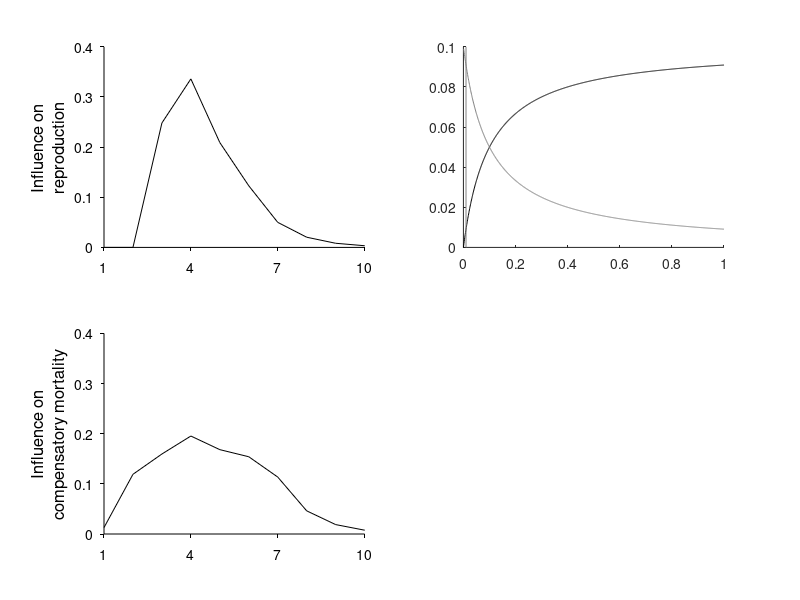

This chart was generated by the following MATLAB code: (Note: this script raises an error after producing the figure.)
function dd_eigenvalues

% Generic model to examine unstable 2T cycles

% Life history parameters for Dungeness crab (Hobbs & Botsford 1989)
A = 1:13; % Age classes
Wid = [40 120 150 180 210 240 repmat(240,[1,7])]; % carapace width of each age class
Wgt = Wid.^2.76; % mass as a function of width
SurvF = [repmat(0.2,1,3) repmat(0.9,1,9)]; % female age-specific survival
SurvM = [repmat(0.2,1,6) repmat(0.9,1,6)]; % male age-specific survival
SurvF = [1, cumprod(exp(-SurvF))]; % cumulative survival (female)
SurvM = [1, cumprod(exp(-SurvM))]; % cumulative survival (male)
Surv = mean([SurvF;SurvM]); % average survival across sexes
Eggs = Wgt; % fecundity is proportional to biomass
Eggs(A<3)=0; % exclude immature age classes

% Influence functions
Infl_c = Surv.*Wgt.^0.8; % Influence function of adult biomass on recruit cannibalism
Infl_b = SurvF.*Eggs; % % Influence function on reproduction
% Normalize:
Infl_b = Infl_b./sum(Infl_b);
Infl_c = Infl_c./sum(Infl_c);

%---------------------------------------------------------------
% FIGURE 1
% Illustrate the influence functions + K
figure(1)
clf
set(gcf,'units','cent','position',[10 10 18 10.5])

% Subplot 1: birth influence function
subplot(2,2,1)%
hold on
% plot components of Infl_b (not shown in book)
%plot(A,SurvF./sum(SurvF),'k-','color',[0.5 0.5 0.5])
%plot(A,Eggs./sum(Eggs),'k--','color',[0.5 0.5 0.5])
plot(A,Infl_b,'k')
set(gca,'tickdir','out','ticklength',[0.015 0.015])
set(gca,'ylim',[0 0.4],'ytick',0:0.1:0.4,'xlim',[1,10],'xtick',[1 4 7 10 ])
set(gca,'fontsize',10,'xcolor','k','ycolor','k')
ylabel({'Influence on';'reproduction'},'fontsize',12)

% Subplot2: compensation influence function
subplot(2,2,3)
hold on
% plot components of Infl_c (not shown in book)
%plot(A,Surv./sum(Surv),'k-','color',[0.5 0.5 0.5])
%WgtE = Wgt.^0.8;
%plot(A,WgtE./sum(WgtE),'k--','color',[0.5 0.5 0.5])
plot(A,Infl_c,'k-')
set(gca,'tickdir','out','ticklength',[0.015 0.015])
set(gca,'ylim',[0 0.4],'ytick',0:0.1:0.4,'xlim',[1,10],'xtick',[1 4 7 10])
set(gca,'fontsize',10,'xcolor','k','ycolor','k')
ylabel({'Influence on';'compensatory mortality'},'fontsize',12)

% Subplots 3-4; Do for both Ricker & Bev-Holt stock-recruit functions

% Choose plotting values at particular values of LEP
LEP = 1e2;
FLEPs = linspace(0.11,1,4);

% Subplot 3: B-H
a = 0.1; % initial slope
b = 1; % max density
N = 0:0.01:10; % range of starting densities
R = a*N./(1 + b.*N); % B-H function
X = linspace(0,1,length(R)); % abscissa values

% Find the equilibria to plot as vertical lines;
Rs = a/b - 1./(b*FLEPs*LEP);
Ns = Rs.*FLEPs;
K = -b .* Ns.*LEP./(1 + b.*Ns.*LEP);
Ks = -b .* N./(1 + b.*N);
for k = 1:length(K)
    K_ind(k) = find(min(abs(Ks-K(k)))==abs(Ks-K(k)));
end

subplot(2,2,2)
hold on
plot(X,R,'k-') % y-axis = recruitment
plot(X,R./N,'k-','color',[0.5 0.5 0.5]) % y-axis = survival
for k = 1:length(K) % plot vertical lines corresponding to the equilibria at representative values of K
    plot([X(K_ind(k)), X(K_ind(k))],[0, 0.1],'k-','color',[0.5 0.5 0.5],'linewidth',0.5)
text(X(K_ind(k)),0.11,num2str(round(K(k),2)));
end
ylabel({'Recruit density';'or survival'},'fontsize',12)
set(gca,'xtick',[],'ytick',[],'xcolor','k','ycolor','k')

% Subplot 4: Ricker
a = 0.2; % initial slope
b = 1; % DD parameter
N = 0:0.01:10; % range of N values
R = a*N.*exp(-b.*N); % Ricker function

% Find the equilibria to plot as vertical lines;
Rs = log(a*FLEPs.*LEP)./(b.*FLEPs.*LEP);
Ns = Rs.*FLEPs;
K = -b*Ns.*LEP;
Ks = -b.*N;
for k = 1:length(K)
    K_ind(k) = find(min(abs(Ks-K(k)))==abs(Ks-K(k)));
end

% Rescale the functions to plot on similar axes
Surv = R./N;
Surv = Surv/max(Surv)*0.1; % Max value will appear at an appropriate y-axis value

subplot(2,2,4)
hold on
plot(X,R,'k-')
plot(X,Surv,'k-','color',[0.5 0.5 0.5])
for k = 1:length(K) % plot vertical lines corresponding to the equilibria at representative values of K
    plot([X(K_ind(k)), X(K_ind(k))],[0, 0.1],'k-','color',[0.5 0.5 0.5],'linewidth',0.5)
text(X(K_ind(k))-0.05,0.11,num2str(round(K(k),2)));
end
ylabel('Offspring survival','fontsize',12)
set(gca,'tickdir','out','ticklength',[0.015 0.015])
set(gca,'xtick',[],'ytick',[],'xlim',[0 0.5])
set(gca,'xcolor','k','ycolor','k')

%---------------------------------------------------------------

%---------------------------------------------------------------
% Find the critical values of K for instability

% In theory we could use the symbolic toolbox, but it is faster to find a
% brute-force solution
Ks = -8:0.5:0; % possible values of K
Ms = 0:0.1:1.2; % Possible values of fishing mortality

% Probably a way to do this in a vectorized way, but it is a lot of
% dimensions...
doRuns = false; % a simple switch in case the runs are complete but we are fiddling with plot options
if doRuns
for k = 1:length(Ks)
    for m = 1:length(Ms)
      
SurvM = [repmat(0.2,1,3),repmat(Ms(m)+0.2,1,3), repmat(Ms(m)+0.9,1,6)];
SurvF = [repmat(0.2,1,3),repmat(0.9,1,3), repmat(0.9,1,6)];

SurvF = [1, cumprod(exp(-SurvF))];
SurvM = [1, cumprod(exp(-SurvM))];
      
   Infl_b = SurvF.*Eggs;
   Infl_c = mean([SurvF;SurvM]).*Wgt.^0.8;
   Infl_b = Infl_b./sum(Infl_b);
   Infl_c = Infl_c./sum(Infl_c);
   
   X = sum( (Infl_b + Ks(k).*Infl_c).*L.^-A);
   S  =solve(X==1,L,'ReturnConditions',true);
   LL = vpa(S.L); % numerically evaluate the roots
   LLind = find((abs(LL)==max(abs(LL))),1); % find the dominant eigenvalue
   Lans(k,m) = LL(LLind);
   
   % Some debugging code...
   if abs(double(Lans(k,m)))>= 0.9 && abs(double(Lans(k,m)))<1
     %  keyboard
   end
   
   % Mean of influence function (remove semicolons if you don't want to suppress output):
   Infl = Infl_b + Ks(k).*Infl_c;
   Infl = abs(Infl)/sum(abs(Infl));
   Gen0(k,m) = Infl*A';

   % Median:
   Gen0Med(k,m)= A(find(cumsum(Infl)>=0.5,1));

   end
end
save dd_eig_runs.mat
else
load dd_eig_runs.mat Lans Gen0 Gen0Med
end
%---------------------------------------------------------------


%---------------------------------------------------------------
% Figure with eigenvalues on complex plane, and contour plot of
% eigenvalues (Figure 7.3 in book)

% Plotting:
figure(2)
clf
set(gcf,'units','cent','position',[10 10 10 20])

% Target values of fishing to grab corresponding results:
target1 = 0.0;
target2 = 0.1; % (not used)
target3 = 1.2;

% Find eigenvalues & M that correspond to desired target Ms
LL = double(Lans);
LL = LL(:,Ms>=target1);
Gen0 = Gen0(:,Ms>=target1);

Ms = Ms(Ms>=target1);

% Narrow range of K values that can be searched
L1 = LL(Ks>-3.9&Ks<-3.7,:);
L2 = LL(Ks>-4.1&Ks<-3.9,:);
L3 = LL(Ks>-4.3&Ks<-4.1,:);

% Find the eigenvalues that correspond to the target levels of fishing
% mortality
L1 = LL(:,Ms==target1);
L2 = LL(:,Ms==target3);
Index = 1:2:(length(L1));
L1 = L1(Index);
L2 = L2(Index);

% Plots
subplot(2,1,2)
hold on

% Plot the eigenvalues
plot(real(L1),abs(imag(L1)),'ko','linestyle','-');
plot(real(L2),abs(imag(L2)),'kv','linestyle','-'); 

% Plot unit circle
Theta = linspace(0,2*pi,100);
[x,y] = pol2cart(Theta,1);
plot(x,y,'k-')
plot([-2 2],[0 0],'k--')
plot([0 0],[-2 2],'k--')
set(gca,'xtick',-1:0.5:1,'ytick',-1:0.5:1)
set(gca,'tickdir','out','ticklength',[0.015 0.015])
set(gca,'xcolor','k','ycolor','k')
set(gca,'xlim',[-1.3 1.3],'ylim',[-1.3 1.3])
axis square

% Plot contourf of the eigenvalues
subplot(2,1,1)
hold on
Grad = [0 0.4:0.1:1.2];
contourf(Ms,Ks,abs(LL),Grad)
colormap(1-gray(6))
set(gca,'xtick',0:0.2:2)
set(gca,'ytick',-8:2:0)
ch = colorbar;
set(gca,'tickdir','out','ticklength',[0.015 0.015])
set(ch,'tickdir','out','ticklength',0.015)
axis square
%---------------------------------------------------------------


%---------------------------------------------------------------
% This code isn't used anymore, it plots the real & imaginary parts of the
% eigenvalues
doImag = false;
if doImag
subplot(3,1,2)
hold on
%pcolor(Ms,Ks,double(abs(imag(Lans)))); shading interp
Grad = linspace(0,1.5,10);
contourf(Ms,Ks,abs(imag(LL)),Grad) %[-3:1:1],
%colormap(1-gray(length(Grad)))
colormap(1-gray(6))
set(gca,'xtick',0.1:0.1:0.5,'xlim',[0.1 0.4])
set(gca,'ytick',-8:2:0,'ylim',[-8 0])
ch = colorbar;
set(gca,'tickdir','out','ticklength',[0.015 0.015])
set(ch,'tickdir','out','ticklength',0.015,'ytick',0:0.2:1)
axis square


subplot(3,1,2)
hold on

%pcolor(Ms,Ks,Gen0); shading interp
Grad = 2*(3:0.5:5.5);
Grad = 7:0.5:9.5;
%LL = double(Lans);
Gen0(abs(LL)<1)=NaN;
contourf(Ms,Ks,2*Gen0,Grad)
set(gca,'clim',[7 9.5])
%pcolor(Ms,Ks,2*Gen0); shading flat
%colormap(1-gray(length(Grad)))
%colormap(1-gray(6))
set(gca,'xtick',0.1:0.1:0.5,'xlim',[0.1 0.4])
set(gca,'ytick',-8:2:0,'ylim',[-8 0])
ch = colorbar;
set(gca,'tickdir','out','ticklength',[0.015 0.015])
set(ch,'tickdir','out','ticklength',0.015,'ytick',1:10)
axis square

subplot(3,1,3)
hold on
%pcolor(Ms,Ks,Gen0); shading interp
%Grad = 2*(3:0.5:5.5);
%LL = double(Lans);
Period = 2*pi./( acos( real(LL)./abs(LL) ));
Period(abs(LL)<1)=NaN;
%Period = double(abs(imag(Lans)))*(2*pi);
%keyboard
contourf(Ms,Ks,Period,Grad)
%pcolor(Ms,Ks,Period); shading flat
%colormap(1-gray(length(Grad)))
%colormap(1-gray(6))
set(gca,'xtick',0.1:0.1:0.5,'xlim',[0.1 0.4])
set(gca,'ytick',-8:2:0,'ylim',[-8 0])
ch = colorbar;
set(gca,'tickdir','out','ticklength',[0.015 0.015])
set(ch,'tickdir','out','ticklength',0.015,'ytick',1:10)
axis square
end % end if do Imag
%---------------------------------------------------------------


%---------------------------------------------------------------
% Plots with example timeseries, under increased fishing (Fig. 7.2)

% Simulate example timeseries
T = 1000; % time for simulations
N = zeros(length(A),T); % pre-allocate variables
Nm = N;
Nf = N;

% Function to find equilibrium
eqF = @(F, x, Fp, c) feval(F, x, Fp) - 1/c;

% Recruit survival function
SRfun = @(S,Fp) max(realmin,(1-normcdf(S,5e6,Fp(2)))*Fp(1)); 

% SRfun parameter values that illustrate a range of steepness (and thus
% cyclic behavior)
As = 6.15e-7; % survival at low density
Bs = [2.5e6 1e6 5e5]; % SD of normcdf function
F = 1.2; % instantaneous harvest rate of males

% subplot addresses for plotting
Sp3 = [2 5 8];
Sp2 = [3 6 9];
Sp1 = [1 4 7];

% Set up plot formats
figure(3)
clf
set(gcf,'units','cent','position',[10 10 15 10]) 

figure(4)
clf
set(gcf,'units','cent','position',[5 10 4.5 10]) 

% Loop over SRfun steepness values to plot examples
for i = 1:length(Bs)

% SRfun parameters, for convenience
a = As(1);
b = Bs(i); 

% This figure will hold the nine-panel plot that is Fig. 7.2
figure(3)
subplot(3,3,Sp1(i))
cla
hold on

% recalculate the influence functions, using the fishing rate
SurvM = [repmat(0.2,1,3),repmat(F+0.2,1,3), repmat(F+0.9,1,6)];
SurvF = [repmat(0.2,1,3), repmat(0.9,1,9)];
SurvF = [1, cumprod(exp(-SurvF))];
SurvM = [1, cumprod(exp(-SurvM))];  
   Infl_b = SurvF.*Eggs;
   Infl_c = mean([SurvF;SurvM]).*Wgt.^0.8;
   LEP = sum(Infl_b);
   
Infl_c_uns = sum(Infl_c); % Need an unscaled, summed value for later simulation

% Scale to sum to one
   Infl_b = Infl_b./sum(Infl_b);
   Infl_c = Infl_c./sum(Infl_c);


% First column of plots will show the SR function:
Rs = linspace(0,1e2,1e3); % dummy values of offspring produced
f = SRfun(Rs*Infl_c_uns,[a,b,1]); % apply SRfunction, given Infl_c

% Plot the recruit survival
plot(Rs.*Infl_c_uns,f,'k-');
% Plot the equilibrium
plot([0 max(Rs.*Infl_c_uns)],[1/LEP 1/LEP],'k--')

% Format plot
set(gca,'tickdir','out','ticklength',[0.015 0.015])
set(gca,'xcolor','k','ycolor','k')
set(gca,'xtick',[],'ytick',[])
set(gca,'xlim',[0 max(Rs.*Infl_c_uns)],'ylim',[0 a*1.1])

% Calculate K (elasticity of slope at equilibrium)
NEq = fzero(@(x) eqF(SRfun,x,[a,b,1],sum(LEP)),1); % Effective N at Eq (scaled by max LEP)
REq = SRfun(NEq,[a,b,1]); % Recruit survival at Eq
% Calculate local slope of SR curve at equilibrium:
Del = 10; % interval for taking derivative
REq2 = feval(SRfun,NEq+Del,[a,b,1]);
slopeAtEq = (REq2-REq)/(Del);
Rstar = NEq./sum(LEP); % equilibrium
K = slopeAtEq*NEq/REq; % elasticity
disp(strcat('K = ',num2str(K)))

   
% Calculate joint influence function, including K
   Infl_c2 = Wgt.^0.8; % this version will be used in iterating the model
   
   Infl_a = Infl_b + K*Infl_c;
   Infl=Infl_a;
   Infl = abs(Infl)/sum(abs(Infl)); % rescale to sum to 1
   Gen = Infl*A'; % generation time
   disp(strcat('Gen = ',num2str(Gen)));
   
   % calculate median of the function:
   min(A(cumsum(Infl)>=0.5))
   
   % Plot just the joint influence function (not used in book)
   figure(4)
   subplot(3,1,i)
   hold on
   plot(A,abs(Infl_a),'k-')
   set(gca,'ylim',[0 max(abs(Infl_a))*1.2])
   set(gca,'xtick',0:5:15,'xlim',[0 max(A)])
   set(gca,'xcolor','k','ycolor','k')
   set(gca,'tickdir','out','ticklength',[0.015 0.015])
   
   % Plot the two influence functions and the joint (Fig. 7.2, middle
   % panels)
   figure(3)
   
   subplot(3,3,Sp3(i))
   hold on
   plot(A,abs(Infl_b),'k-')
   plot(A,K*(Infl_c),'k-')
   plot(A,(Infl_a),'b-')
   plot([1 max(A)],[0 0],'b-')
   plot([1 1],[0 Infl_a(1)],'b-')
   set(gca,'xtick',0:5:15,'xlim',[0 max(A)])
   set(gca,'xcolor','k','ycolor','k')
   set(gca,'tickdir','out','ticklength',[0.015 0.015])
   if i == 1
   set(gca,'ylim',[-1 0.5],'ytick',-1:1:0.5)
   elseif i == 2
   set(gca,'ylim',[-1.1 0.5],'ytick',-3:3)
   else
   set(gca,'ylim',[-3 1],'ytick',-3:1:3)
   end
   
   
   % Third column of Fig. 7.2 will show model simulated timeseries

   % Recalculate unscaled influence funtions for model iteration:
SurvM2 = [repmat(0.2,1,3),repmat(F+0.2,1,3), repmat(F+0.9,1,6)];
SurvF2 = [repmat(0.2,1,3),repmat(0.9,1,3), repmat(0.9,1,6)];

% Initialize variables at equilibrium, pre-allocate settler (S) and recruit
% (R) variables
Nm(:,1) = SurvM*Rstar; Nf(:,1) = SurvF*Rstar;
N=Nm+Nf;
S = zeros(length(N),1);
R = S;

% Loop for simulations
for t = 2:T
    
% Reproduction    
S(t) = Nf(:,t-1)'*Eggs(:);
% Survival
Nf(2:end,t) = Nf(1:end-1,t-1).*exp(-SurvF2)';
Nm(2:end,t) = Nm(1:end-1,t-1).*exp(-SurvM2)';
meanN = (Nf(:,t-1)+Nm(:,t-1))/2;

% Density-dependent recruit survival
R(t) = SRfun(Infl_c2(:)'*meanN,[a,b])*S(t);

% (the following R(t) values should really be divided by 2, and a should be
% multiplied by 2 to obtain same dynamics)
Nf(1,t) = R(t);
Nm(1,t) =R(t);
N=Nm+Nf;

end % end simulations

%disp(R/S) % # recruit survival
%disp(REq) % recruit survival

% Plot sims in final column of Fig 7.2
figure(3)
subplot(3,3,Sp2(i))
plot(450:500,sum(N(2:end,450:500)),'k-')
xlim([450 500])
set(gca,'xtick',450:10:600,'xticklabels',0:10:600)
set(gca,'xcolor','k','ycolor','k')
set(gca,'tickdir','out','ticklength',[0.015 0.015])
set(gca,'ylim',[0 200])
set(gca,'ytick',0:50:200)

end % end loop over B values   
